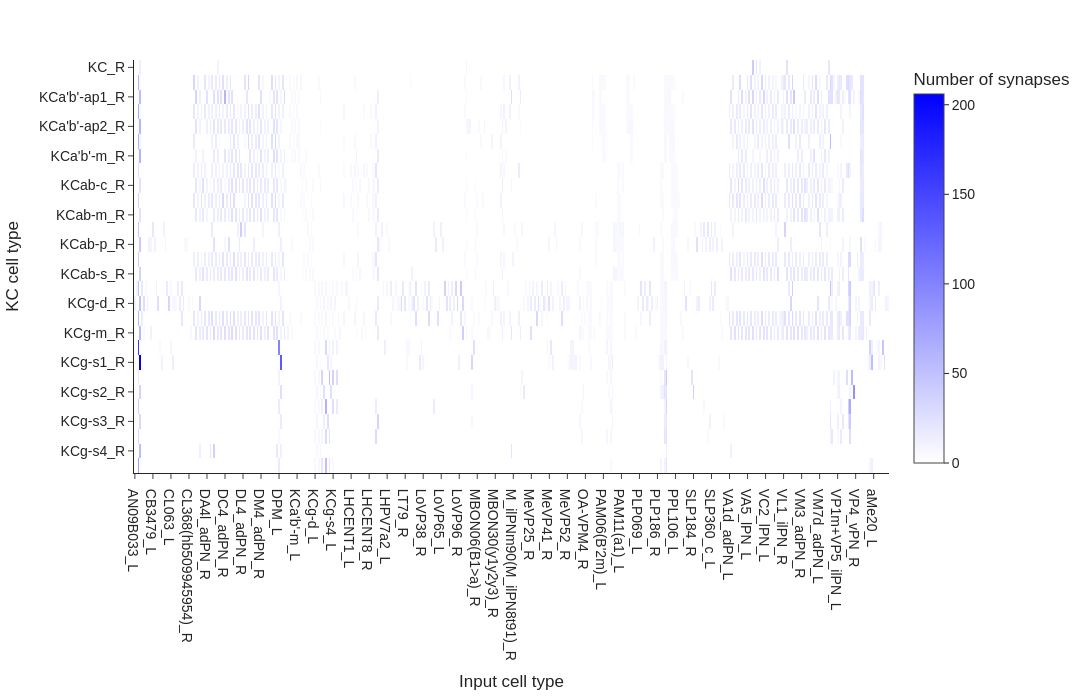

Notebook cell for this chart:
### Markdown cell above
The important thing to notice is that we have transformed our data several times because **the structure we need depends on the question we are asking**.

This is a common pattern in data analysis: **the same biological data can be represented in different ways to answer different questions.**


Now let's finally make a heatmap using [plotly](https://plotly.com/python/heatmaps/)!

### Code cell
fig_heatmap_input = px.imshow(
    heatmap_df_total_syn,
    labels={
        "x": "Input cell type",
        "y": "KC cell type",
        "color": "Number of synapses"
    },
    color_continuous_scale=[[0, "white"],[1, "blue"]],
    aspect="auto"
)
fig_heatmap_input.update_layout(
    width=1200,
    height=700,
    template="simple_white",
    font=dict(family="Arial", size=14)
)
fig_heatmap_input.show()

### Figure 1 — Plotly figure (JSON) as saved in the notebook; plotly's stock layout.template omitted (floating-point values rounded to 4 significant figures; data arrays with more than 128 entries replaced by an {"elided": "..."} marker saying what was removed)
{"data": [{"coloraxis": "coloraxis", "hovertemplate": "Input cell type: %{x}<br>KC cell type: %{y}<br>Number of synapses: %{z}<extra></extra>", "name": "0", "type": "heatmap", "x": {"elided": "419 str values"}, "xaxis": "x", "y": ["KC_R", "KCa'b'-ap1_L", "KCa'b'-ap1_R", "KCa'b'-ap2_L", "KCa'b'-ap2_R", "KCa'b'-m_L", "KCa'b'-m_R", "KCab-c_L", "KCab-c_R", "KCab-m_L", "KCab-m_R", "KCab-p_L", "KCab-p_R", "KCab-s_L", "KCab-s_R", "KCg-d_L", "KCg-d_R", "KCg-m_L", "KCg-m_R", "KCg-s1_L", "KCg-s1_R", "KCg-s2_L", "KCg-s2_R", "KCg-s3_L", "KCg-s3_R", "KCg-s4_L", "KCg-s4_R", "KCg_L"], "yaxis": "y", "z": {"elided": "28x419 float values"}}], "layout": {"coloraxis": {"autocolorscale": false, "colorbar": {"title": {"text": "Number of synapses"}}, "colorscale": [[0, "white"], [1, "blue"]]}, "font": {"family": "Arial", "size": 14}, "height": 700, "margin": {"t": 60}, "width": 1200, "xaxis": {"anchor": "y", "domain": [0, 1], "title": {"text": "Input cell type"}}, "yaxis": {"anchor": "x", "autorange": "reversed", "domain": [0, 1], "title": {"text": "KC cell type"}}}}
